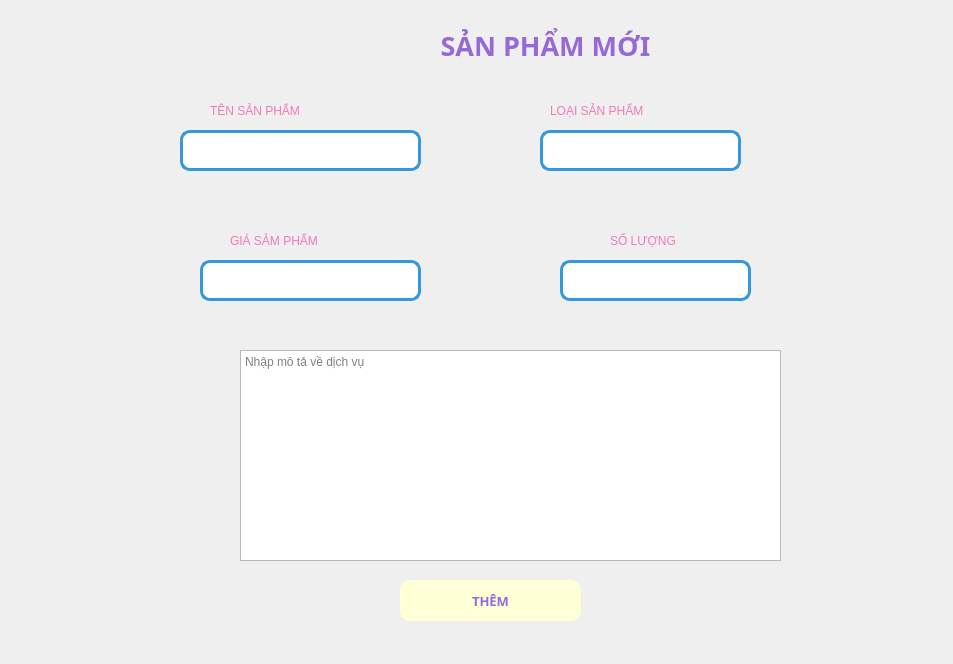
<?xml version="1.0" encoding="UTF-8"?>
<ui version="4.0">
 <class>Widget</class>
 <widget class="QWidget" name="Widget">
  <property name="geometry">
   <rect>
    <x>0</x>
    <y>0</y>
    <width>953</width>
    <height>664</height>
   </rect>
  </property>
  <property name="windowTitle">
   <string>Widget</string>
  </property>
  <widget class="QPushButton" name="pushButton_2">
   <property name="geometry">
    <rect>
     <x>400</x>
     <y>580</y>
     <width>181</width>
     <height>41</height>
    </rect>
   </property>
   <property name="font">
    <font>
     <family>Arial Black</family>
     <pointsize>10</pointsize>
     <bold>true</bold>
    </font>
   </property>
   <property name="styleSheet">
    <string notr="true">QPushButton {
    background-color:rgb(255, 255, 215); /* Màu nền xanh dương */
    /* Màu chữ trắng rgb(255, 255, 215)*/
	color: rgb(149, 106, 214);
    border-radius: 10px; /* Bo góc */
}
QPushButton:hover {
 /* Màu nền khi rê chuột */
	background-color: rgb(108, 187, 174);
color: white
}
QPushButton:pressed {
    background-color: rgb(31, 97, 141); /* Màu nền khi nhấn */
}</string>
   </property>
   <property name="text">
    <string>THÊM</string>
   </property>
  </widget>
  <widget class="QLabel" name="labelTitle">
   <property name="geometry">
    <rect>
     <x>380</x>
     <y>25</y>
     <width>331</width>
     <height>41</height>
    </rect>
   </property>
   <property name="font">
    <font>
     <family>Arial Black</family>
     <pointsize>20</pointsize>
     <bold>true</bold>
    </font>
   </property>
   <property name="styleSheet">
    <string notr="true">color: rgb(149, 106, 214);</string>
   </property>
   <property name="text">
    <string>SẢN PHẨM MỚI</string>
   </property>
   <property name="alignment">
    <set>Qt::AlignmentFlag::AlignCenter</set>
   </property>
  </widget>
  <widget class="QTextEdit" name="txt_maDV">
   <property name="geometry">
    <rect>
     <x>180</x>
     <y>130</y>
     <width>241</width>
     <height>41</height>
    </rect>
   </property>
   <property name="styleSheet">
    <string notr="true">border-radius: 10px;
        border: 3px solid #3498db;  /* Viền xanh dương */
        background-color: #ffffff</string>
   </property>
  </widget>
  <widget class="QLabel" name="label_2">
   <property name="geometry">
    <rect>
     <x>550</x>
     <y>100</y>
     <width>181</width>
     <height>21</height>
    </rect>
   </property>
   <property name="styleSheet">
    <string notr="true">font: 10pt &quot;UTM Bell&quot;;
color: rgb(241, 121, 184);
</string>
   </property>
   <property name="text">
    <string>LOẠI SẢN PHẨM </string>
   </property>
  </widget>
  <widget class="QTextEdit" name="txt_giaDV">
   <property name="geometry">
    <rect>
     <x>540</x>
     <y>130</y>
     <width>201</width>
     <height>41</height>
    </rect>
   </property>
   <property name="styleSheet">
    <string notr="true">border-radius: 10px;
        border: 3px solid #3498db;  /* Viền xanh dương */
        background-color: #ffffff</string>
   </property>
  </widget>
  <widget class="QLabel" name="label">
   <property name="geometry">
    <rect>
     <x>210</x>
     <y>100</y>
     <width>161</width>
     <height>21</height>
    </rect>
   </property>
   <property name="styleSheet">
    <string notr="true">font: 10pt &quot;UTM Bell&quot;;
color: rgb(241, 121, 184);
</string>
   </property>
   <property name="text">
    <string>TÊN SẢN PHẨM</string>
   </property>
  </widget>
  <widget class="QPlainTextEdit" name="plainTextEdit">
   <property name="geometry">
    <rect>
     <x>240</x>
     <y>350</y>
     <width>541</width>
     <height>211</height>
    </rect>
   </property>
   <property name="placeholderText">
    <string>Nhập mô tả về dịch vụ</string>
   </property>
  </widget>
  <widget class="QTextEdit" name="txt_tenDV">
   <property name="geometry">
    <rect>
     <x>200</x>
     <y>260</y>
     <width>221</width>
     <height>41</height>
    </rect>
   </property>
   <property name="styleSheet">
    <string notr="true">border-radius: 10px;
        border: 3px solid #3498db;  /* Viền xanh dương */
        background-color: #ffffff</string>
   </property>
  </widget>
  <widget class="QLabel" name="label_5">
   <property name="geometry">
    <rect>
     <x>610</x>
     <y>230</y>
     <width>111</width>
     <height>21</height>
    </rect>
   </property>
   <property name="styleSheet">
    <string notr="true">font: 10pt &quot;UTM Bell&quot;;
color: rgb(241, 121, 184);
</string>
   </property>
   <property name="text">
    <string>SỐ LƯỢNG</string>
   </property>
  </widget>
  <widget class="QLabel" name="label_6">
   <property name="geometry">
    <rect>
     <x>230</x>
     <y>230</y>
     <width>171</width>
     <height>21</height>
    </rect>
   </property>
   <property name="styleSheet">
    <string notr="true">font: 10pt &quot;UTM Bell&quot;;
color: rgb(241, 121, 184);
</string>
   </property>
   <property name="text">
    <string>GIÁ SẢM PHẨM</string>
   </property>
  </widget>
  <widget class="QTextEdit" name="txt_tenDV_3">
   <property name="geometry">
    <rect>
     <x>560</x>
     <y>260</y>
     <width>191</width>
     <height>41</height>
    </rect>
   </property>
   <property name="styleSheet">
    <string notr="true">border-radius: 10px;
        border: 3px solid #3498db;  /* Viền xanh dương */
        background-color: #ffffff</string>
   </property>
  </widget>
 </widget>
 <resources/>
 <connections/>
</ui>
